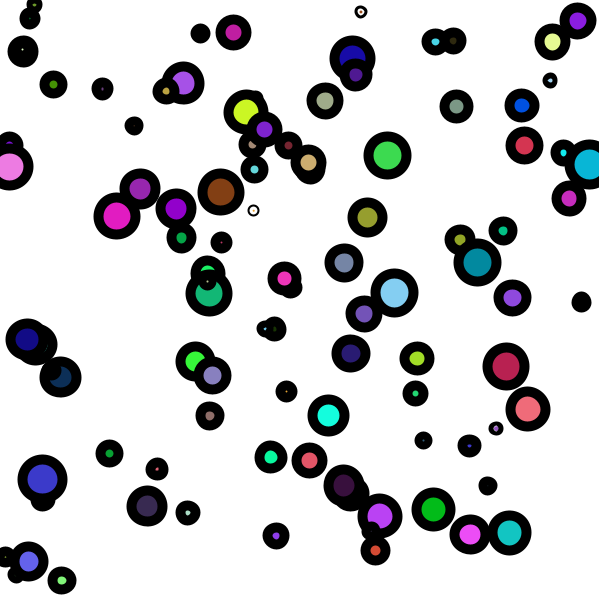
Frame 1 (no input)
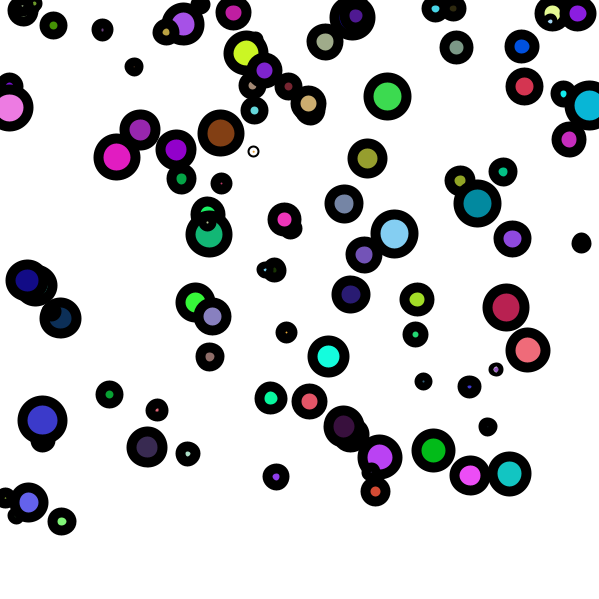
Frame 60 (the mouse pressed at the canvas centre just before this capture)
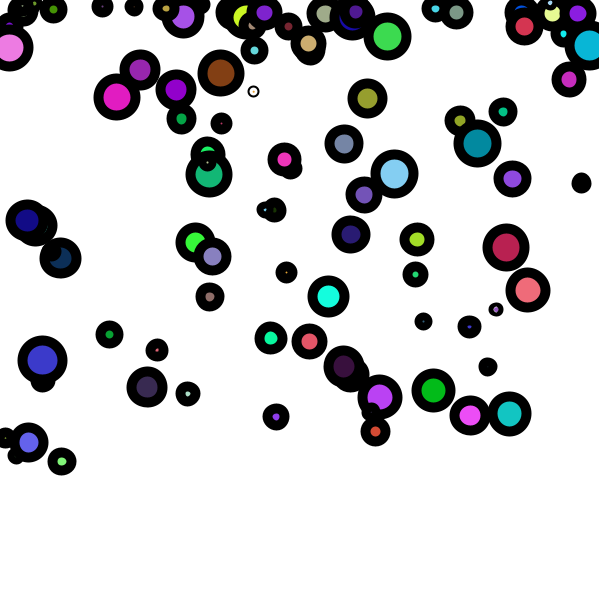
Frame 120 (the mouse held since frame 60 and released just before this capture)

The Processing sketch that drew these frames (run headless with seeded random() and noise(); from frame 60 on, the mouse is pressed at the canvas centre):

// Processing sketch: day_08_07_bubble_example_array
// ── day_08_07_bubble_example_array.pde

Bubble[] bubbles = new Bubble[100];

void setup(){
  size(599,599);

  for (int i = 0; i < bubbles.length; i++){
    bubbles[i] = new Bubble(random(0,599), random(0,599), random(1,20), random(255), random(255), random(255));
  }
}

void draw(){
  background(255);
  
 
  // b2.x = mouseX;
  // b2.y = mouseY;

  
  for (int i = 0; i < bubbles.length; i++){
    bubbles[i].display();
    bubbles[i].ascend();
    bubbles[i].top();
      
  }  
  
}

// ── Bubble.pde
//what it means to be a bubble
class Bubble{
  
  float x;
  float y;
  float r;   
  float red;
  float green;
  float blue;
  
  Bubble(float x_, float y_, float r_, float red_, float green_, float blue_){
    x = x_;
    y = y_;
    r = r_;
    red = red_;
    green = green_;
    blue = blue_;
  }
  
 boolean overlaps(Bubble other){
   float d = dist(x, y, other.x, other.y);
   if(d < r + other.r){
     return true;
   } else{
     return false;
   }
 } 
  
  void ascend(){
    y--;
  }
  
  void display(){
    stroke(0);
    strokeWeight(10);
    fill(red, green, blue);
    ellipse(x,y,2*r,2*r);
  }
  
  void top(){
    if(y < r){
      y = r;
    
    }
  
  }
  

}
